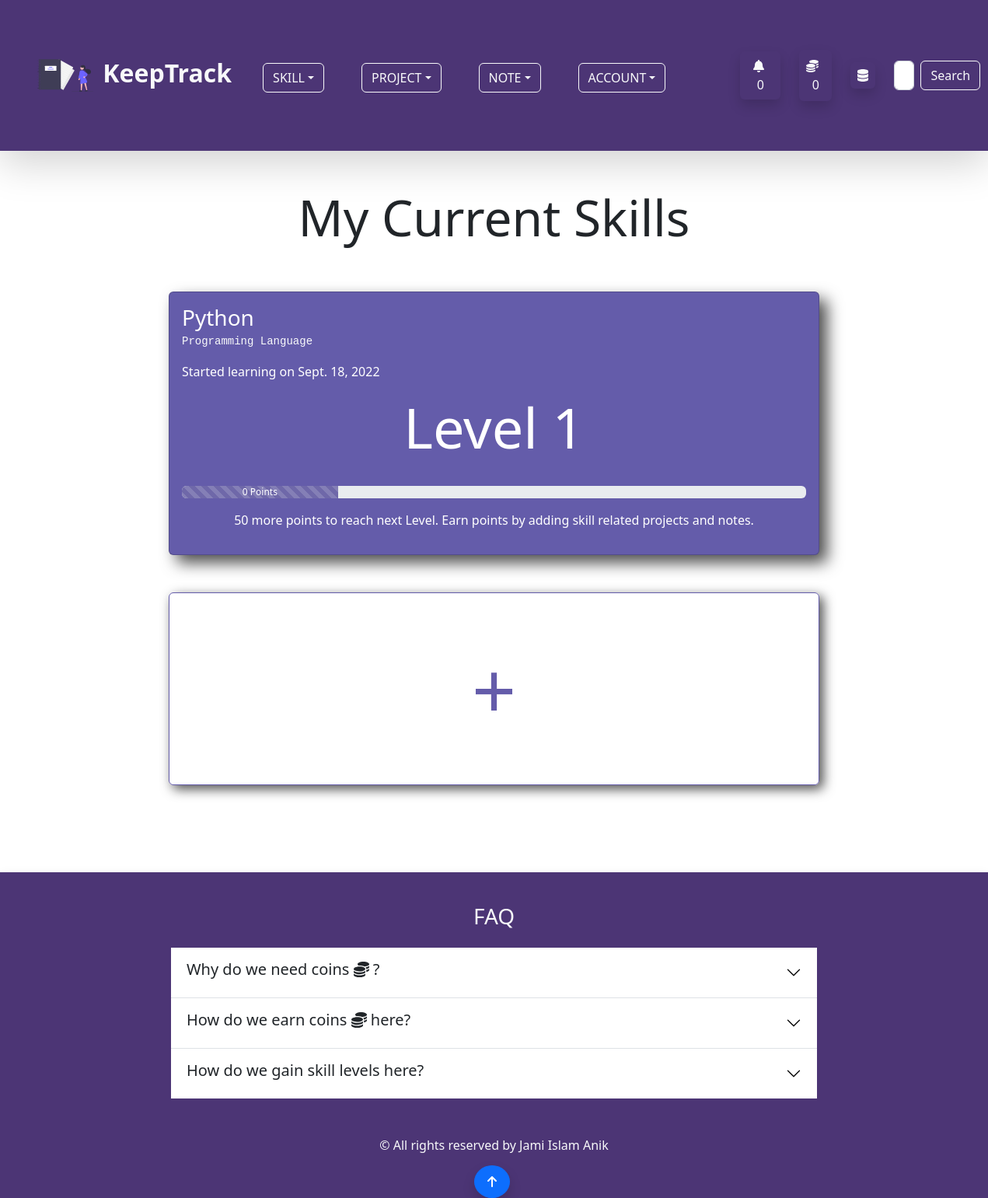
/skill/ (signed in), run on an earlier commit of the app's database.
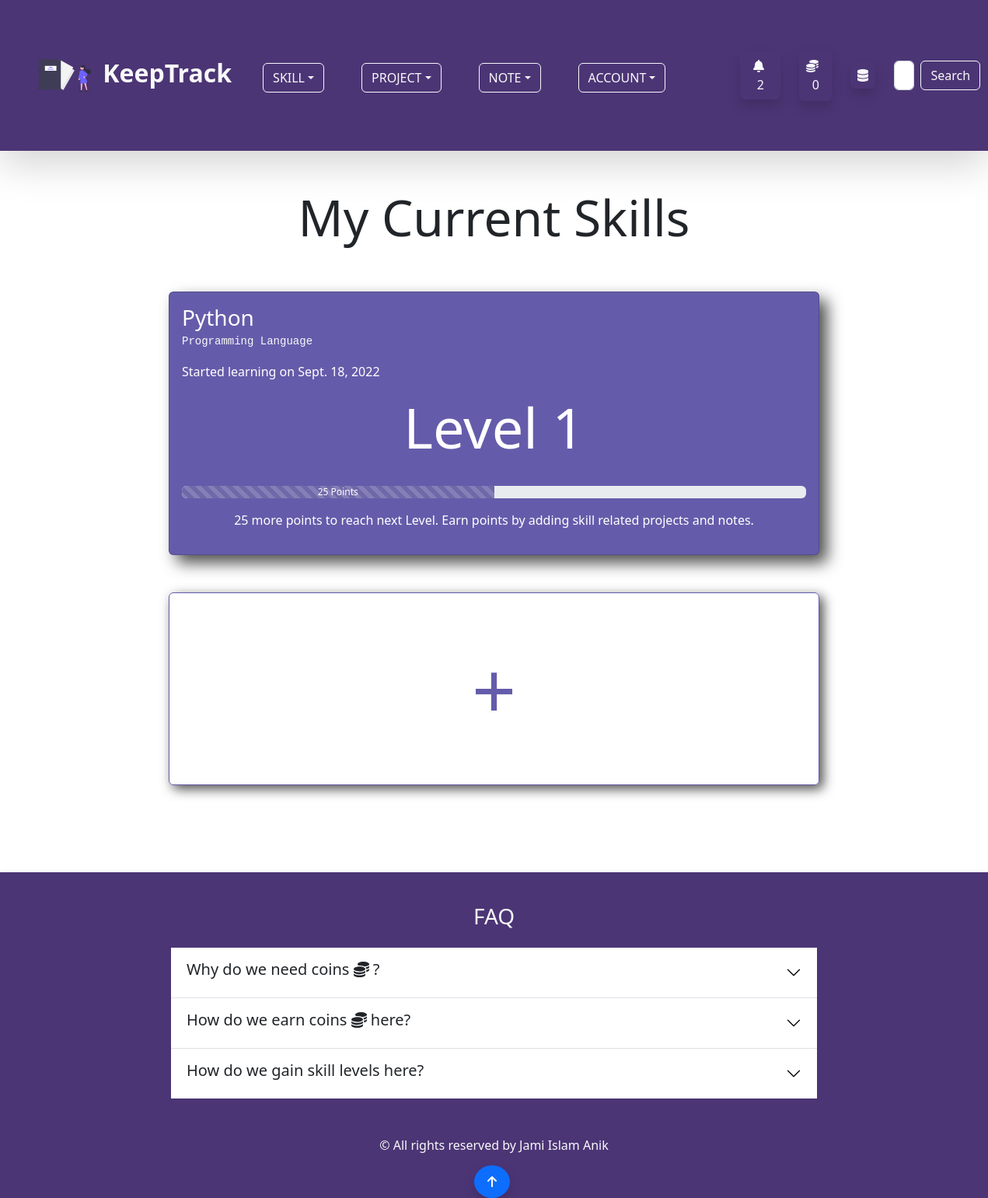
And on a later commit of the database.
### account/models.py (models this page shows, shortened)
class Profile(models.Model):
    user = models.OneToOneField(User,on_delete=models.CASCADE,null=True,blank=True)
    profile_image = models.ImageField(null=True,blank=True,upload_to='keeptrack/images/',default = 'keeptrack/default_images/default_profile_i2ejjp.png')
    username = models.CharField(max_length=255)
    first_name = models.CharField(max_length=255,null=True,blank=True)
    last_name = models.CharField(max_length=255,null=True,blank=True)
    bio = models.TextField(max_length=2000,blank=True,null=True)
    email = models.EmailField(max_length=255,blank=True,null=True)
    portfolio_site = models.URLField(max_length=500,blank=True,null=True)
    facebook = models.URLField(max_length=2000,blank=True,null=True)
    linkedin = models.URLField(max_length=2000,blank=True,null=True)
    youtube = models.URLField(max_length=2000,blank=True,null=True)
    coin = models.IntegerField(default=100,null=True,blank=True)

### skill/models.py (models this page shows, shortened)
class Skill(models.Model):
    SKILL_TYPE_CHOICES = (
        ('Programming Language','Programming Language'),
        ('Database','Database'),
        ('Hosting Platform','Hosting Platform'),
        ('Coding Utility','Coding Utility'),
        ('Frontend Framework','Frontend Framework'),
        ('Backend Framework','Backend Framework'),
        ('Machine Learning Tool','Machine Learning Tool'),
        ('Data Science Tool','Data Science Tool'),
        ('Artificial Intelligence Tool','Artificial Intelligence Tool')
    )
    skill_type = models.CharField(max_length=200,choices=SKILL_TYPE_CHOICES,null=True,blank=True)
    note = GenericRelation(Note)
    owner = models.ForeignKey(Profile, on_delete=models.CASCADE,null=True,blank=True,default="Coding Utility")
    title = models.CharField(max_length=255)
    description = models.TextField(max_length=500,null=True,blank=True)
    skill_level = models.IntegerField(default=1)
    current_point = models.IntegerField(default=0)
    learning = models.BooleanField(default=True)
    started_learning = models.DateField(null=True,blank=True,auto_now_add=True)
    @property
    def needed_point(self):
        return self.skill_level*50 - self.current_point
    @property
    def current_point_percentage(self):
        percentage = (self.current_point/(self.skill_level * 50)) * 100
        if percentage <= 30:
            return 25
        elif percentage <= 60:
            return 50
        elif percentage <= 90:
            return 75
        else:
            return 100
    class Meta:
        ordering = ['skill_level','current_point']

### skill/views.py (the view)
# urls.py: path('',views.skill_page,name='skill-page'),
@login_required(login_url="login-page")
def skill_page(request):
    profile = request.user.profile
    queryset =profile.skill_set.all()
    context = {
        'queryset':queryset,
    }
    return render(request,'skill/skill_page.html',context)

### skill/templates/skill/skill_page.html
{% extends 'base.html' %}
{% load static %}
{% block content %}
<div class="container">
  <div class="d-flex justify-content-center align-items-center pb-5">
    <h3 class="display-3 text-center px-3"> My Current Skills</h3>
  </div>
{% if queryset %}
  {% for skill in queryset %}
  <a href="{% url 'single-skill-page' skill.id %}" class="text-reset text-decoration-none">
    <div class="card text-white mb-5 mx-auto w-75 " id="skill-page-card">
      <div class="card-body">
        <h3 class="card-title d-inline">{{skill.title}}</h3>
        <p class="fs-6"><code class="text-light">{{skill.skill_type}}</code></p>
        <p class="fs-6">Started learning on {{ skill.started_learning }}</p>
        <p class="text-center display-2 pb-3">Level {{skill.skill_level}} </p>
        <div class="progress my-3">
          <div class="progress-bar w-{{ skill.current_point_percentage }} progress-bar-striped progress-bar-animated"
            role="progressbar" aria-valuenow="{{ skill.current_point }}" aria-valuemin="0" aria-valuemax="100"
            style="background-color:#6f68a9;">{{ skill.current_point }} Points</div>
        </div>
        <p class="fs-6 text-center ">{{ skill.needed_point }} more points to reach next Level. Earn points by adding
          skill related projects and notes.</p>
      </div>
    </div>
  </a>
  {% endfor %}
  {% else %}
  <p class="text-center lead">You do not have any skill yet.</p>
  {% endif %}
  <a href="{% url 'skill-form-page' %}" class="btn p-5 my-5" id="skill-page-btn">+</a>
</div>
{% endblock %}

### templates/navbar.html (shortened to what this page needs)
{% load static %}
<nav class="navbar navbar-expand-lg navbar-light mb-5 shadow-lg" id="custom-bg">
  <div class="container-fluid p-3 p-md-5">
    <a class="navbar-brand fs-2 text-light fw-bold" href="{% url 'home-page' %}">
      <img src="{% static 'svg/undraw_personal_notebook_re_d7dc.svg' %}" alt="icon" class="me-1 bg-transparent"
        width="72" height="72">
      KeepTrack
    </a>
    <div class="collapse navbar-collapse" id="navbarSupportedContent">
      <ul class="navbar-nav me-auto mb-2 mb-lg-0 px-4 fs-3">
        {% if user.is_authenticated %}
        <li class="nav-item dropdown me-5 mb-3 mb-md-0">
          <button class="btn btn-outline-light dropdown-toggle text-uppercase" id="navbarWithDropdown"
            data-bs-toggle="dropdown" role="button" aria-expanded="false">Skill</button>
        </li>
        <li class="nav-item dropdown me-5 mb-3 mb-md-0">
          <button class="btn btn-outline-light dropdown-toggle text-uppercase" id="navbarWithDropdown"
            data-bs-toggle="dropdown" role="button" aria-expanded="false">Project</button>
        </li>
        <li class="nav-item dropdown me-5 mb-3 mb-md-0">
          <button class="btn btn-outline-light dropdown-toggle text-uppercase" id="navbarWithDropdown"
            data-bs-toggle="dropdown" role="button" aria-expanded="false">Note</button>
        </li>
        {% endif %}
        <li class="nav-item dropdown me-5 mb-3 mb-md-0">
          <button class="btn btn-outline-light dropdown-toggle text-uppercase" id="navbarWithDropdown"
            data-bs-toggle="dropdown" role="button" aria-expanded="false">Account</button>
        </li>
      </ul>
      {% if user.is_authenticated %}
      <button class="btn mx-4 shadow text-light" data-bs-toggle="modal"
                    data-bs-target="#notificationModal"><span class="ps-1"><i class="fas fa-bell fa-bounce pe-2"></i>
                      {{ user.profile.notification_set.count }}
                    </span>
                </button>
      <a href="{% url 'note-page' %}" class="btn text-light p-2 me-4 shadow rounded my-2"><i class="fas fa-coins fa-bounce pe-2"></i>{{ user.profile.coin }} </a>
      {% if user.is_superuser %}
      <a href="{% url 'dashboard' %}" class="btn text-light p-1 px-2 me-4 shadow rounded my-2"><i class="fas fa-database fa-bounce"></i></a>
      {% endif %}
      {% endif %}
      <form class="d-flex my-2" method="POST" action="{% url 'home-page' %}">
        <input class="form-control me-2" type="search" placeholder="Search Users by username..." aria-label="Search" name="searched">
        <button class="btn btn-outline-light" type="submit">Search</button>
      </form>
    </div>
  </div>
</nav>

What changed in the data, as far as the page shows it:
changed Skill "Python": current_point "0" → "25"; needed_point "50" → "25"
Also different on the page:
{{ user.profile.notification_set.count }}: "0" → "2"
